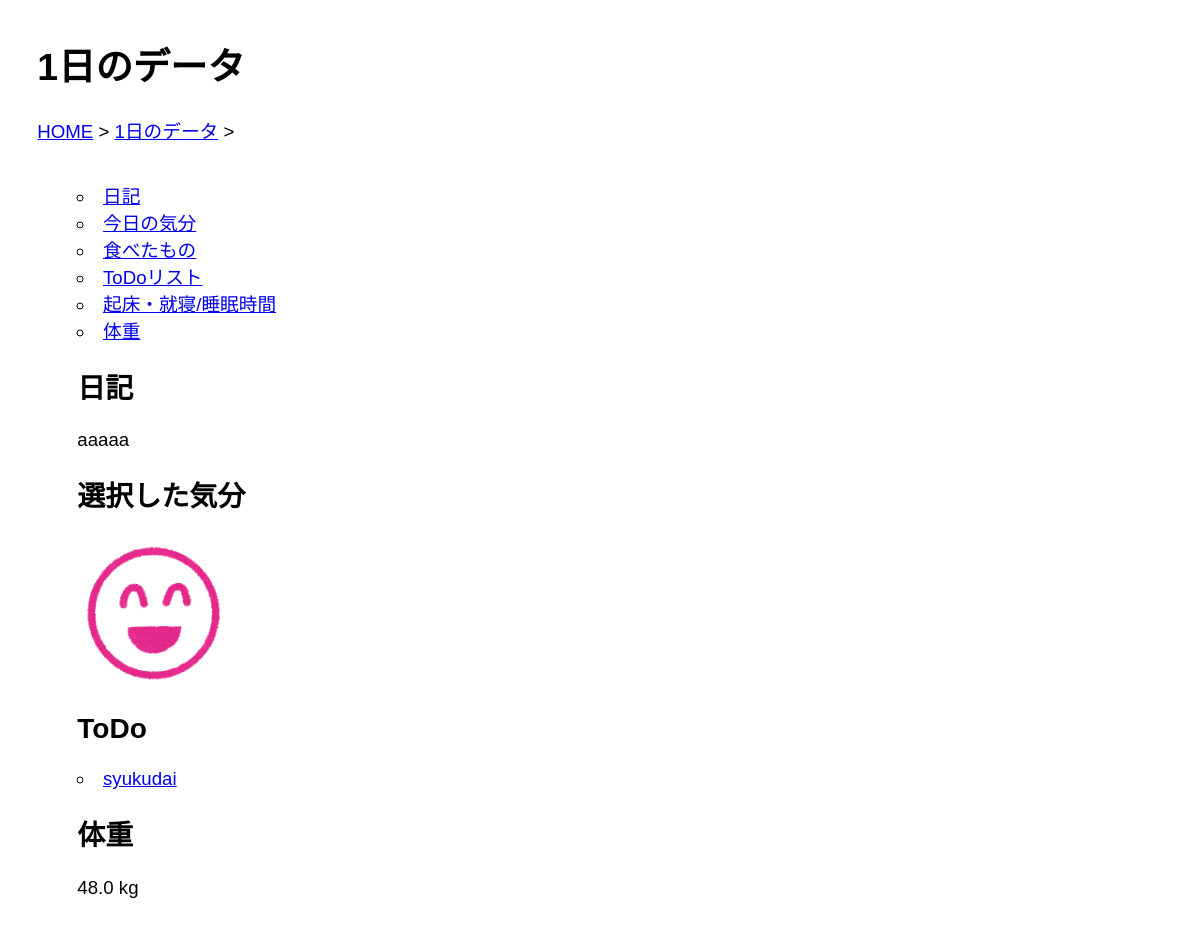
Page /day_data/?year=2025&month=1&data=1 on the earlier database version.
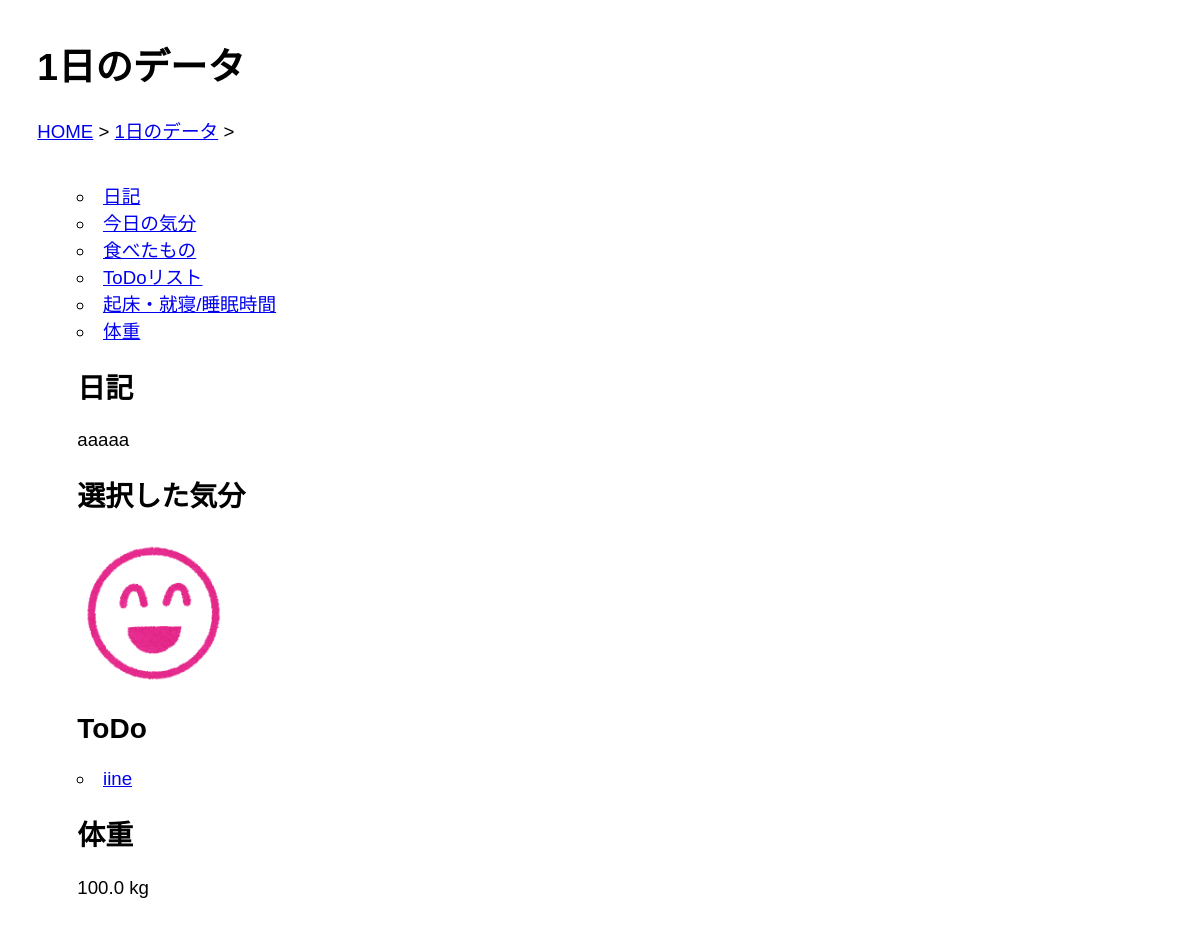
Same page on the later database version.
### models/Diary.py (models this page shows)
class Diary(Model):
    day = IntegerField()
    diary = CharField()
    class Meta:
        database = db

### models/ToDo.py (models this page shows)
class ToDo(Model):
    todo = CharField()
    a_day = DateField() #追加日
    c_day = DateField() #締切日
    class Meta:
        database = db

### models/Weight.py (models this page shows)
class Weight(Model):
    day = IntegerField()
    weight = FloatField()
    class Meta:
        database = db

### routes/Day_data.py (the view)
@day_data_bp.route('/')
def day_data():
    now = datetime.now()
    year = now.year
    month = now.month
    day = request.args.get('data')
    Today = datetime(year, month, int(day)).date()
    diary = None
    weight = None
    if day:
        record = Diary.get_or_none(Diary.day == day)
        if record:  #データが存在する場合
            diary = record.diary
        else:   #データが存在しない場合
            diary = "日記は未記入です"
        record =Mood.get_or_none(Mood.day==day)
        mood=record.mood if record else "データがありません"
        todo = ToDo.select().where((ToDo.a_day <= Today) & (Today <= ToDo.c_day))
        record = Weight.get_or_none(Weight.day == day)
        if record:  # レコードが存在する場合
            weight = record.weight
        else:  # レコードが存在しない場合
            weight = None
    return render_template('Day_data.html', year=year, month=month, day=day, diary=diary, mood=mood, todo=todo, weight=weight )

### templates/Day_data.html (shortened to what this page needs)
<!DOCTYPE html>
<html lang="ja">
<head>
    <link rel="stylesheet" href="{{ url_for('static', filename='BaseStyle.css') }}">
</head>
<body>
    <h1>{{ day }}日のデータ</h1>
    <ul class="breadcrumb">
        <li><a href="{{ url_for('index') }}">HOME</a></li>
        <li><a href="{{ url_for('day_data.day_data', data=day)}}">{{ day }}日のデータ</a></li>
    </ul>
    <ul>
        <ul style="list-style-position: inside; margin: 0; padding: 0;">
          <li><a href= "{{ url_for('diary.diary', day=day)}}">日記</a></li>
          <li><a href= "{{ url_for('mood.mood',data=day)}}">今日の気分</a></li>
          <li><a href= "{{ url_for('meal.meal')}}">食べたもの</a></li>
          <li><a href= "{{ url_for('todo.todo', year=year, month=month, day=day)}}">ToDoリスト</a></li>
          <li><a href= "{{ url_for('sleep.sleep',day=day)}}">起床・就寝/睡眠時間</a></li>
          <li><a href= "{{ url_for('weight.weight',data=day)}}">体重</a></li>
          <h2>日記</h2>
          <p>{{ diary }}</p>
          <h2>選択した気分</h2>
            {% if mood=="angry" %}
            <img src="{{ url_for('static', filename='angry.png') }}" alt="1" width="150">
            {% elif mood=="cry" %}
            <img src="{{ url_for('static', filename='cry.png') }}" alt="2" width="150">
            {% elif mood=="jito" %}
            <img src="{{ url_for('static', filename='jito.png') }}" alt="3" width="150">
            {% elif mood=="laugh" %}
            <img src="{{ url_for('static', filename='laugh.png') }}" alt="4" width="150">
            {% elif mood=="odoroki" %}
            <img src="{{ url_for('static', filename='odoroki.png') }}" alt="5" width="150">
            {% elif mood=="smile" %}
            <img src="{{ url_for('static', filename='smile.png') }}" alt="6" width="150">
            {% else %}
            <p>気分が選択されていません。</p>
            {% endif %}
          <h2>ToDo</h2>
          {% for todo in todo %}
            <li>
                <a class="todo" href="{{ url_for('todo.edit', ToDo_id=todo.id, year=year, month=month, day=day) }}">
                {{ todo.todo }}
                </a><br>
            </li>
          {% endfor %}
          <h2>体重</h2>
          <p>{{ weight }} kg</p>
      </ul>
    </ul>
</body>
</html>

### static/BaseStyle.css (style rules this page uses)
:root { font-size: 14pt; }
body { font-family: Arial, Helvetica, sans-serif; margin: 2rem; }
.breadcrumb { padding: 0; margin-bottom: 2rem; list-style: none; }
.breadcrumb li { display: inline; }
.breadcrumb li::after { content: " > "; }

Differences in the rows shown:
changed ToDo: todo "syukudai" → "iine"
changed Weight: weight "48.0" → "100.0"
